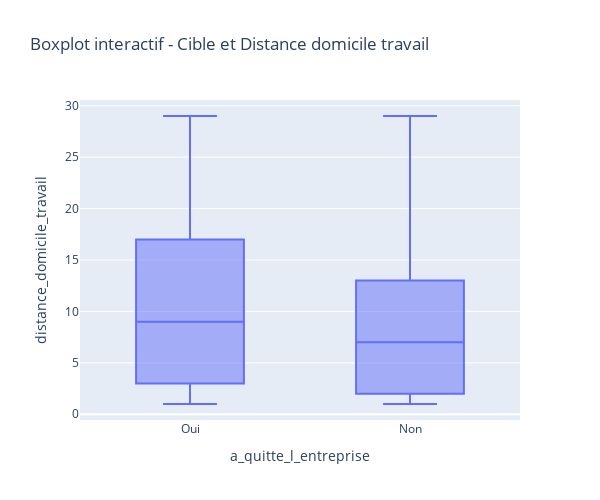

The cell this chart's notebook holds for it:
### Markdown cell above
#### Relation entre la cible et la distance domicile travail

### Code cell
fig4 = px.box(
        donnees_rh,
        x='a_quitte_l_entreprise',
        y='distance_domicile_travail',
        title=f"Boxplot interactif - Cible et Distance domicile travail",
     
    )
fig4.update_layout(height=500, width=600)
fig4.show()
pio.write_image(fig4, "../Graph/graph_etape_1/Boxplot_cible_distance.png")

### Figure 1 — Plotly figure (JSON) as saved in the notebook; plotly's stock layout.template omitted (floating-point values rounded to 4 significant figures; data arrays with more than 128 entries replaced by an {"elided": "..."} marker saying what was removed)
{"data": [{"alignmentgroup": "True", "hovertemplate": "a_quitte_l_entreprise=%{x}<br>distance_domicile_travail=%{y}<extra></extra>", "legendgroup": "", "marker": {"color": "#636efa"}, "name": "", "notched": false, "offsetgroup": "", "orientation": "v", "showlegend": false, "type": "box", "x": {"elided": "1470 str values"}, "x0": " ", "xaxis": "x", "y": {"elided": "1470 int values"}, "y0": " ", "yaxis": "y"}], "layout": {"boxmode": "group", "height": 500, "legend": {"tracegroupgap": 0}, "title": {"text": "Boxplot interactif - Cible et Distance domicile travail"}, "width": 600, "xaxis": {"anchor": "y", "domain": [0, 1], "title": {"text": "a_quitte_l_entreprise"}}, "yaxis": {"anchor": "x", "domain": [0, 1], "title": {"text": "distance_domicile_travail"}}}}
